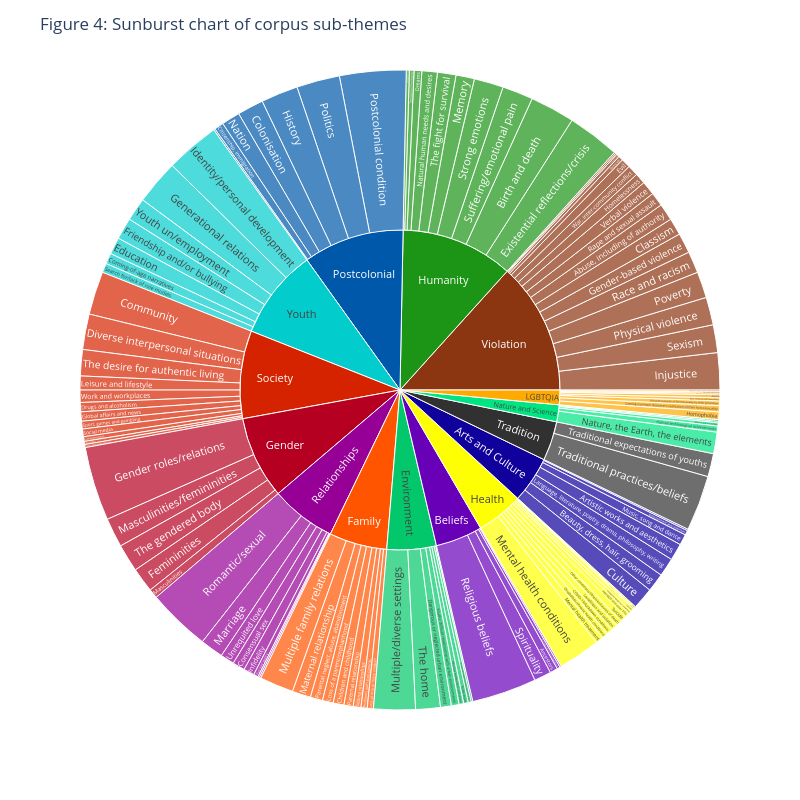

Source (notebook cell):
### Markdown cell above
### Step 6. Visualise sub-theme results

As the sub-themes are nested under major themes, the data has a hierarchical structure, making a sunburst chart a suitable means to illustrate it. The major themes are the inner segments of a pie chart and the sub-themes are the outer segments, with the size proportional to the frequency of the theme or sub-theme.

This gives us a more nuanced view on the corpus in addition to the hermenumerical indicators. For example, none of the individual sub-themes are as frequent as the sub-theme gender roles and relations, which appears in 48 texts or 30.97% of the corpus (Table 21).

### Code cell
top_subthemes = ranked_sub_themes.copy()

top_subthemes.columns = ['subtheme', 'total', 'theme', 'percentage']

theme_colors = {

'Arts and Culture': "#10009c",
'Beliefs': "#6800b8",
'Environment': "#02c86b",
'Gender': "#b60021",
'Family': "#ff5500",
'Health': "#ffff04",
'LGBTQIA': "#ffaa00",
'Nature and Science': "#00e582",
'Humanity': "#1C9516",
'Postcolonial': "#0058ab",
'Relationships': "#970097",
'Society': "#d52300",
'Tradition': "#080808D4",
'Violation': "#8c3611",
'Youth': "#03cccc"
}

fig = px.sunburst(
    top_subthemes,
    path=['theme', 'subtheme'], 
    values='total',  # Size of segments
    color='theme',  
    color_discrete_map=theme_colors,       
    maxdepth=2                 
)

fig.update_layout(
    title="Figure 4: Sunburst chart of corpus sub-themes",
    font_size=12,
    width=800,
    height=800,
)

fig.update_traces(
    textinfo='label', 
    textfont_size=11
)

fig.show()

# Save as PNG
fig.write_image("sunburst_figure.png", scale=3)

### Figure 1 — Plotly figure (JSON) as saved in the notebook; plotly's stock layout.template omitted (floating-point values rounded to 4 significant figures; data arrays with more than 128 entries replaced by an {"elided": "..."} marker saying what was removed)
{"data": [{"branchvalues": "total", "customdata": {"elided": "137x1 str values"}, "domain": {"x": [0, 1], "y": [0, 1]}, "hovertemplate": "labels=%{label}<br>total=%{value}<br>parent=%{parent}<br>id=%{id}<br>theme=%{customdata[0]}<extra></extra>", "ids": {"elided": "137 str values"}, "labels": {"elided": "137 str values"}, "marker": {"colors": {"elided": "137 str values"}}, "maxdepth": 2, "name": "", "parents": {"elided": "137 str values"}, "textfont": {"size": 11}, "textinfo": "label", "type": "sunburst", "values": {"elided": "137 float values"}}], "layout": {"font": {"size": 12}, "height": 800, "legend": {"tracegroupgap": 0}, "margin": {"t": 60}, "title": {"text": "Figure 4: Sunburst chart of corpus sub-themes"}, "width": 800}}
